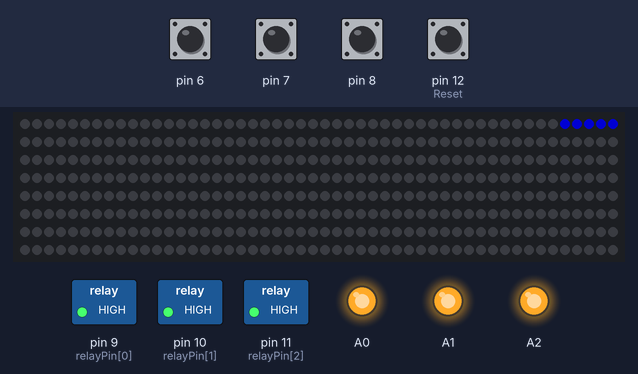
Bench run of a sketch on a simulated Arduino Uno, built with avr-gcc and run on an emulated ATmega328P. On the bench: 400 RGB LEDs in strip order, left to right, continuing on the next row, switched loads named in the sketch (green lamp = pin HIGH), output pins drawn as LEDs (lit = HIGH). The test bench sets the inputs (shaded band); at power-on: pin 6–8, pin 12 (Reset) HIGH. Dim RGB values are drawn brighter than linear.

Above: at 1.2 s.
1.3 s: pin 8 pulled LOW for 0.15 s
At 4.19 s:
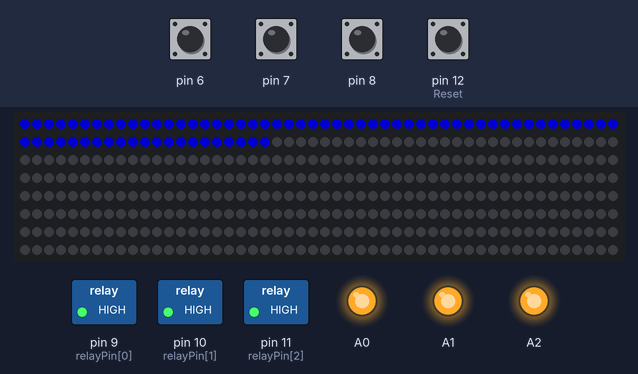
5.0 s: pin 12 (Reset) pulled LOW for 0.15 s
At 6.85 s:
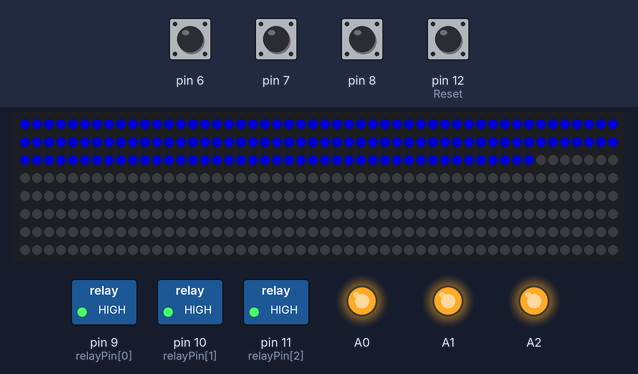
8.7 s: pin 12 (Reset) pulled LOW for 1 s
At 14.84 s:
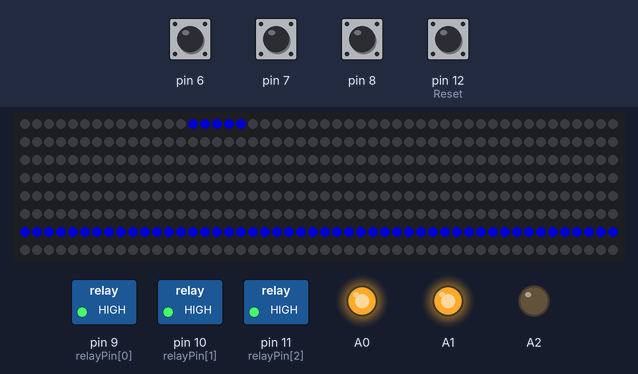
Timing chart, 0 to 16.3 s (numbered marks = the images above; inputs shaded):
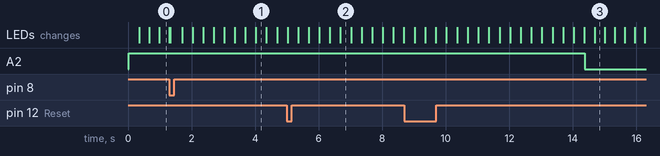

Measured:
- after the input at 1.3 s, the LEDs: first change at once (image 1 shows a later state)
- after the input at 5.0 s, pin 9 (relayPin[0]): stays HIGH (without the input it goes to LOW after 0.13 s)
- after the input at 8.7 s, pin 10 (relayPin[1]): stays HIGH (without the input it goes to LOW after 0.13 s)

The sketch:

Brain_Controll_v2.0.ino
```cpp
/*
 * 此程式為第8館大腦主控端之控制
 * 接線電路為大腦上連出去為4條燈條
 * input：   3 Buttons、Tower 4(pull up)
 * output：  4 led strip、TV、Tower 1~3、3 110 light
 *
 * 所有觸發  LOW啟動  HIGH禁能
*/

/*標頭檔
 * 使用燈條及timer
*/
#include <Adafruit_NeoPixel.h>
#include <TimerOne.h>

/*
 * 定義
*/
#define WaitColor strip.Color(0,0,127)
#define ModeColor strip.Color(0,0,127)
#define FinishColor strip.Color(127,0,0)

#define Mode1VedioTime  23000
#define Mode2VedioTime  37000
#define Mode4SoundTime  24000

#define MaxLedNum  400
#define scrollStripNum   5
#define Reset 12
#define stripNum 4
#define buttonNum 3
#define YES 1
#define NO  0

#define First_Relay  100
#define Second_Relay 200

typedef  struct{
  int pin;
  int num;
  bool enable;
}var_strip;

typedef struct{
  int pin;
  bool triState;
  int mode;
  bool enable;
}var_button;

var_strip LedStrip[4];
var_button button[3];
const int relayPin[3] = {9,10,11};
int mode;
//int waitLastStrip;
bool inModeState;
unsigned long time1;

Adafruit_NeoPixel strip = Adafruit_NeoPixel(MaxLedNum,2,NEO_GRB + NEO_KHZ800);

/*
 * 副程式頭
*/
void Reset_ISR(void);
void Timer_ISR(void);
void video(char* cmd);

void setup()
{
  Reset_ISR();

   //1.輸入按鈕
  for(int i = 0 ; i < buttonNum ; i++)
  {
    pinMode(button[i].pin,INPUT_PULLUP);
  }

  //2.Timer
  Timer1.initialize(2000);  //2ms
  Timer1.attachInterrupt(Timer_ISR);

  //3.燈條
  strip.begin();
  strip.show();

  //4.Tower
  pinMode(A0,OUTPUT);
  digitalWrite(A0,HIGH);
  pinMode(A1,OUTPUT);
  digitalWrite(A1,HIGH);
  pinMode(A2,OUTPUT);
  digitalWrite(A2,HIGH);
  pinMode(A3,INPUT_PULLUP);

  //5.Reset
  pinMode(Reset,INPUT_PULLUP);

  //9.繼電器腳位
  pinMode(relayPin[0],OUTPUT);
  pinMode(relayPin[1],OUTPUT);
  pinMode(relayPin[2],OUTPUT);
  digitalWrite(relayPin[0],HIGH);
  digitalWrite(relayPin[1],HIGH);
  digitalWrite(relayPin[2],HIGH);

  //模式狀態禁能
  inModeState = NO;

//  waitLastStrip = 0;

  //電腦通訊鮑率115200
  Serial.begin(115200);
}

void loop()
{
  switch(mode)
  {
    //模式未啟動
    case 0 :
    //PIN腳切換
    for(int i = 0; i <stripNum; i++)
    {
          //燈條使能，執行待機動作
          if(LedStrip[i].enable == YES)//
          {
//            waitLastStrip = i;
            //設定輸出腳位
            strip.setPin(LedStrip[i].pin);
            //燈條暗
            for(int j = 0; j < LedStrip[i].num; j++)
            {
                strip.setPixelColor(j,strip.Color(0,0,0));
            }
            //執行待機動作
            for(int j = 0; j < LedStrip[i].num && inModeState == NO; j++)
            {

              for(int k = j; k < j+scrollStripNum; k++)
                if(k < LedStrip[i].num)
                  strip.setPixelColor(k,WaitColor);
              strip.show();

              delay(5);

              for(int k = j; k < j+scrollStripNum; k++)
                  if(k < LedStrip[i].num)
                    strip.setPixelColor(k,strip.Color(0,0,0));
            }
          }
    }
    break;

    //模式1
    case 1 :
    //清掉全部尚未禁能燈條顏色
    for(int j = 0 ;j < stripNum ; j++)
    {
      if(LedStrip[j].enable == YES)
      {
        strip.setPin(LedStrip[j].pin);
        for(int i=0; i < MaxLedNum ; i++)
              strip.setPixelColor(i,strip.Color(0,0,0));
        strip.show();
      }
    }
        //燈條觸發動作
    strip.setPin(LedStrip[0].pin);
    for(int i = 0;i < LedStrip[0].num ; i++)
    {
      strip.setPixelColor(i,ModeColor);
      strip.show();
      delay(5);
    }
    //燈條禁能
    LedStrip[0].enable = NO;

    // 影片撥放
    video("1");

    //等待影片播完
    time1 = millis();
    while(millis() - time1 < Mode1VedioTime){};

    //mode 清零或完成三模式
    mode = 0 ;
    for(int i = 0 ; i < stripNum ; i++)
    {
      if(LedStrip[i].enable == NO)
      {
        mode++;
      }
    }
    if(mode != 4)
      mode = 0;

    //Tower 1 訊號
    digitalWrite(A0,LOW);

    //inModeState 旗標清除
    inModeState = NO;

    break;

  //模式2
  case 2 :
    //清掉先前的燈條顏色
    for(int j = 0 ;j < stripNum ; j++)
    {
      if(LedStrip[j].enable == YES)
      {
        strip.setPin(LedStrip[j].pin);
        for(int i=0; i < MaxLedNum ; i++)
              strip.setPixelColor(i,strip.Color(0,0,0));
            strip.show();
          }
    }
  //燈條觸發動作
      strip.setPin(LedStrip[1].pin);
      for(int i = 0;i < LedStrip[1].num ; i++)
      {
        strip.setPixelColor(i,ModeColor);
        strip.show();
        delay(5);
      }

    //燈條禁能
      LedStrip[1].enable = NO;

      // 影片撥放
      video("2");

      //等待影片播完
      time1 = millis();
      while(millis() - time1 < Mode2VedioTime){};


    //mode 清零或完成三模式
    mode = 0 ;
    for(int i = 0 ; i < stripNum ; i++)
    {
      if(LedStrip[i].enable == NO)
      {
        mode++;
      }
    }
    if(mode != 4)
      mode = 0;

    //Tower 2 訊號
    digitalWrite(A1,LOW);


    //inModeState 旗標清除
    inModeState = NO;

    break;

  //模式3
  case 3 :
    //清掉先前的燈條顏色
    for(int j = 0 ;j < stripNum ; j++)
    {
      if(LedStrip[j].enable == YES)
      {
        strip.setPin(LedStrip[j].pin);
        for(int i=0; i < MaxLedNum ; i++)
              strip.setPixelColor(i,strip.Color(0,0,0));
            strip.show();
          }
    }
    //燈條觸發動作
      for(int i = 0;i < LedStrip[3].num ; i++)
      {
      strip.setPixelColor(i,ModeColor);
      //切換順序對調第3條會不穩定
      strip.setPin(LedStrip[3].pin);
        strip.show();
        strip.setPin(LedStrip[2].pin);
        strip.show();
        if(i == First_Relay)
          digitalWrite(relayPin[0],LOW);
        if(i == Second_Relay)
          digitalWrite(relayPin[1],LOW);
        delay(5);
      }

    //燈條禁能
      LedStrip[2].enable = NO;
      LedStrip[3].enable = NO;

    //mode 清零或完成三模式
    mode = 0 ;
    for(int i = 0 ; i < stripNum ; i++)
    {
      if(LedStrip[i].enable == NO)
      {
        mode++;
      }
    }
    if(mode != 4)
      mode = 0;

    //Tower 3 訊號
    digitalWrite(A2,LOW);


      //inModeState 旗標清除
      inModeState = NO;

    break;

  case 4 :
    //等待輸入腳位完成
    while(digitalRead(A3)){}

    //完成觸發
      //使燈條都是藍色
    for(int i = 0 ; i < MaxLedNum ; i++)
      strip.setPixelColor(i,ModeColor);
    for(int i = 0 ; i < stripNum ; i++)
    {
      strip.setPin(LedStrip[i].pin);
      strip.show();
    }
      //紅色跑回來
    for(int i = MaxLedNum-1 ; i >= 0 ; i--)
    {
      strip.setPixelColor(i,FinishColor);
      for(int j = 0 ; j < stripNum ; j++)
      {
        strip.setPin(LedStrip[j].pin);
        strip.show();
      }
      delay(1);
    }
    //眼睛亮
    digitalWrite(relayPin[2],LOW);

    //人類聲音
    video("H");
    time1 = millis();
    while(millis() - time1 < Mode4SoundTime){}

    mode = 5;

    //關閉計時器
    Timer1.stop();

    break;

    //重置模式
  case 5 :
    while(digitalRead(button[0].pin) == HIGH){}
    while(digitalRead(button[1].pin) == HIGH){}
    while(digitalRead(button[2].pin) == HIGH){}
    //燈條全暗
    for(int j = 0; j < MaxLedNum; j++)
    {
      strip.setPixelColor(j,strip.Color(0,0,0));
    }
    for(int i = 0 ; i < 4 ; i++)
    {
      strip.setPin(LedStrip[i].pin);
      strip.show();
    }
    //重置
    Reset_ISR();
    delay(1000);
    Timer1.start();
    break;
  }
}

/*
 * 初始化
 *
 * 4.Tower
 * 6.LedStrip 初始化
 * 7.button 初始化
 * 7.模式進行旗標
 * 8.完成此板模式等待外部模式完成旗標
 * 9.繼電器腳位
*/
void Reset_ISR(void)
{

  //4.Tower
  digitalWrite(A0,HIGH);
  digitalWrite(A1,HIGH);
  digitalWrite(A2,HIGH);


  //6.stripEnable
  for(int i = 0; i < stripNum ; i++)
  {
    LedStrip[i].enable = YES ;
    LedStrip[i].pin = i + 2;
  }
  LedStrip[0].num = 300;
  LedStrip[1].num = 392;
  LedStrip[2].num = 200;
  LedStrip[3].num = 350;

  //button 初始化
 for(int i = 0;i < buttonNum ; i++)
 {
  button[i].enable = YES;
  button[i].pin = i+ 6;
  button[i].triState = LOW;
  button[i].mode = i+1;
  }

  //9.繼電器腳位
  digitalWrite(relayPin[0],HIGH);
  digitalWrite(relayPin[1],HIGH);
  digitalWrite(relayPin[2],HIGH);

  inModeState = NO;

  mode = 0;

//  waitLastStrip = 0;
}

/*
 * Timer中斷處理函式
 *
 * 1.不在模式中
 *  1-1.polling每個腳位，Set腳位模式
 * 2.重置按鈕
*/
void Timer_ISR(void)
{
  //  1
  if(inModeState == NO)
  {
    //1-1
    for(int i=0 ; i < buttonNum && mode != 4; i++)
    {
      if(digitalRead(button[i].pin) == button[i].triState && LedStrip[i].enable == YES)
      {
        inModeState = YES;
        mode = i+1;
      }
    }
  }
  //2
  if(digitalRead(Reset) == LOW)
  {
    Reset_ISR();
  }
}

void video(char* cmd) {
  Serial.print(cmd);
}
```
